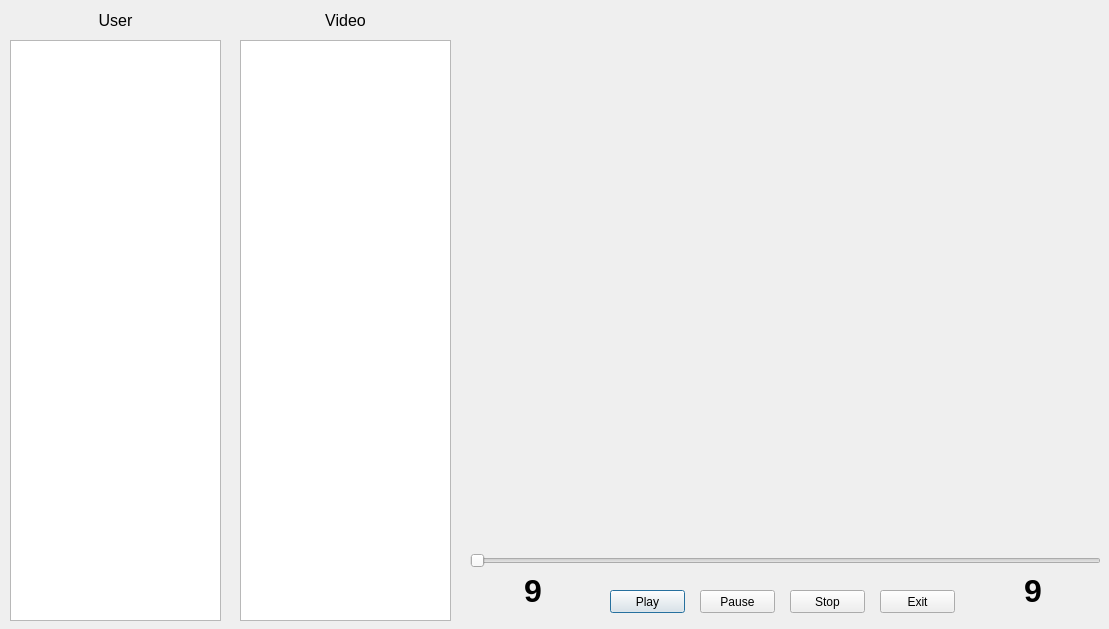
<?xml version="1.0" encoding="UTF-8"?>
<ui version="4.0">
 <class>Dialog</class>
 <widget class="QDialog" name="Dialog">
  <property name="geometry">
   <rect>
    <x>0</x>
    <y>0</y>
    <width>1109</width>
    <height>629</height>
   </rect>
  </property>
  <property name="windowTitle">
   <string>Dialog</string>
  </property>
  <widget class="QWidget" name="videoWidget" native="true">
   <property name="geometry">
    <rect>
     <x>460</x>
     <y>10</y>
     <width>640</width>
     <height>480</height>
    </rect>
   </property>
  </widget>
  <widget class="QPushButton" name="playButton">
   <property name="geometry">
    <rect>
     <x>610</x>
     <y>590</y>
     <width>75</width>
     <height>23</height>
    </rect>
   </property>
   <property name="text">
    <string>Play</string>
   </property>
  </widget>
  <widget class="QPushButton" name="pauseButton">
   <property name="geometry">
    <rect>
     <x>700</x>
     <y>590</y>
     <width>75</width>
     <height>23</height>
    </rect>
   </property>
   <property name="text">
    <string>Pause</string>
   </property>
  </widget>
  <widget class="QPushButton" name="stopButton">
   <property name="geometry">
    <rect>
     <x>790</x>
     <y>590</y>
     <width>75</width>
     <height>23</height>
    </rect>
   </property>
   <property name="text">
    <string>Stop</string>
   </property>
  </widget>
  <widget class="QSlider" name="slider">
   <property name="geometry">
    <rect>
     <x>470</x>
     <y>550</y>
     <width>631</width>
     <height>22</height>
    </rect>
   </property>
   <property name="orientation">
    <enum>Qt::Horizontal</enum>
   </property>
  </widget>
  <widget class="QLabel" name="understanding1">
   <property name="geometry">
    <rect>
     <x>510</x>
     <y>570</y>
     <width>46</width>
     <height>41</height>
    </rect>
   </property>
   <property name="font">
    <font>
     <pointsize>24</pointsize>
     <weight>75</weight>
     <bold>true</bold>
    </font>
   </property>
   <property name="text">
    <string>9</string>
   </property>
   <property name="alignment">
    <set>Qt::AlignCenter</set>
   </property>
  </widget>
  <widget class="QLabel" name="understanding2">
   <property name="geometry">
    <rect>
     <x>1010</x>
     <y>570</y>
     <width>46</width>
     <height>41</height>
    </rect>
   </property>
   <property name="font">
    <font>
     <pointsize>24</pointsize>
     <weight>75</weight>
     <bold>true</bold>
    </font>
   </property>
   <property name="text">
    <string>9</string>
   </property>
   <property name="alignment">
    <set>Qt::AlignCenter</set>
   </property>
  </widget>
  <widget class="QPushButton" name="exitButton">
   <property name="geometry">
    <rect>
     <x>880</x>
     <y>590</y>
     <width>75</width>
     <height>23</height>
    </rect>
   </property>
   <property name="text">
    <string>Exit</string>
   </property>
  </widget>
  <widget class="QListWidget" name="list1">
   <property name="geometry">
    <rect>
     <x>10</x>
     <y>40</y>
     <width>211</width>
     <height>581</height>
    </rect>
   </property>
  </widget>
  <widget class="QListWidget" name="list2">
   <property name="geometry">
    <rect>
     <x>240</x>
     <y>40</y>
     <width>211</width>
     <height>581</height>
    </rect>
   </property>
  </widget>
  <widget class="QLabel" name="label">
   <property name="geometry">
    <rect>
     <x>20</x>
     <y>10</y>
     <width>191</width>
     <height>21</height>
    </rect>
   </property>
   <property name="font">
    <font>
     <pointsize>12</pointsize>
    </font>
   </property>
   <property name="text">
    <string>User</string>
   </property>
   <property name="alignment">
    <set>Qt::AlignCenter</set>
   </property>
  </widget>
  <widget class="QLabel" name="label_2">
   <property name="geometry">
    <rect>
     <x>250</x>
     <y>10</y>
     <width>191</width>
     <height>21</height>
    </rect>
   </property>
   <property name="font">
    <font>
     <pointsize>12</pointsize>
    </font>
   </property>
   <property name="text">
    <string>Video</string>
   </property>
   <property name="alignment">
    <set>Qt::AlignCenter</set>
   </property>
  </widget>
  <widget class="QLabel" name="fileLabel">
   <property name="geometry">
    <rect>
     <x>475</x>
     <y>500</y>
     <width>611</width>
     <height>20</height>
    </rect>
   </property>
   <property name="font">
    <font>
     <pointsize>12</pointsize>
    </font>
   </property>
   <property name="text">
    <string/>
   </property>
   <property name="alignment">
    <set>Qt::AlignCenter</set>
   </property>
  </widget>
 </widget>
 <resources/>
 <connections/>
</ui>
